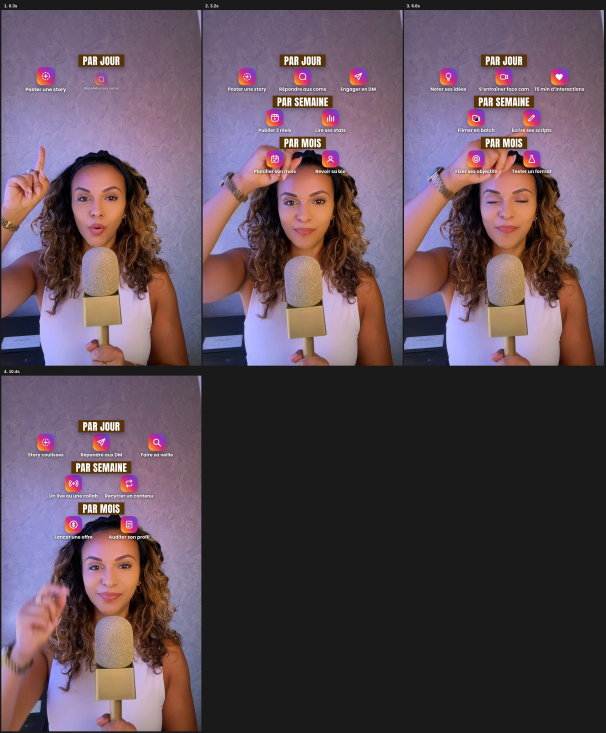
#> input picture reels/trois-fois/renders/apercu-test.jpg, 1816 x 2198 px (shown at 1/3 size)
$ python -i lilac.py   (imports and definitions only)
#> lines starting #> are read from the running program, lines starting #| are printed output that depends on the picture
#!/usr/bin/env python3
"""Lilac look of Maé's "Ton rythme de publi" reel: the blue-grey wall is found by colour
(blue above red), relit and re-tinted to her lilac (#B5A0DD, pinker on the right), everything warm stays as shot.

PY lilac.py in.mp4 out.mp4          (PY lilac.py --frame in.png out.png for a test still)
"""
import subprocess
import sys

import numpy as np
import cv2
FC = cv2.CascadeClassifier(cv2.data.haarcascades + 'haarcascade_frontalface_default.xml')
BOX = [None]
GY, GX = np.mgrid[0:1920, 0:1080].astype(np.float32)
from PIL import Image, ImageFilter

W, H = 1080, 1920
LIFT = 1.22                                    # this wall is already light
LEFT = np.array([0.99, 0.94, 1.30], np.float32)  # lilac chroma (rgb / luma), bluish-lilac on the left ...
RIGHT = np.array([1.12, 0.91, 1.17], np.float32)  # ... pinker on the right
X = np.linspace(0, 1, W, dtype=np.float32)[None, :, None]
TINT = LEFT * (1 - X) + RIGHT * X
SUBJ = np.array([0.94, 0.87, 1.16], np.float32)       # skin a touch rosier, the white top lavender-white


def grade(rgb):
    f = rgb.astype(np.float32)
    r, g, b = f[..., 0], f[..., 1], f[..., 2]
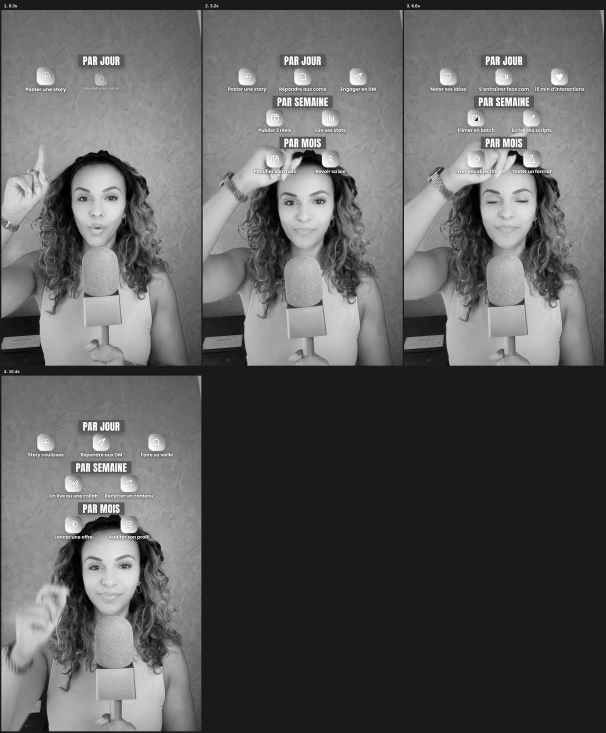
#> r: shape (2198, 1816) float32 (shown at 1/3 size); min 0, max 255, mean 93.6
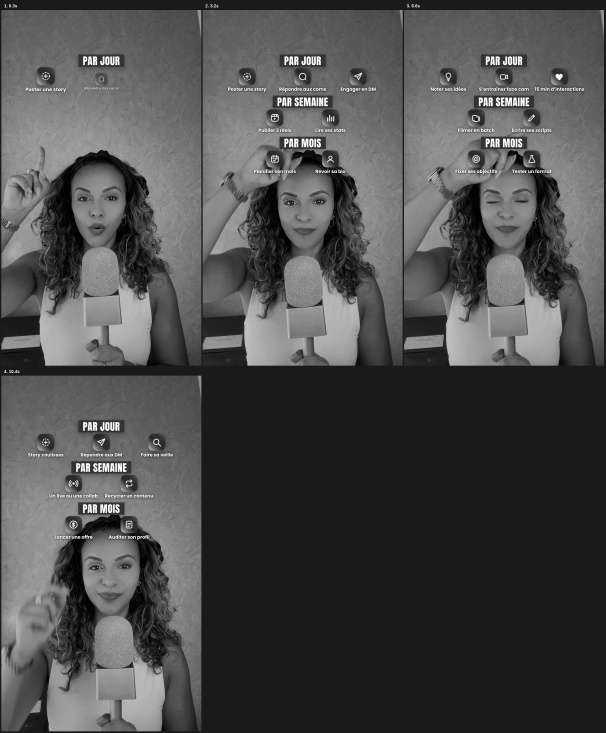
#> g: shape (2198, 1816) float32 (shown at 1/3 size); min 0, max 255, mean 76.4
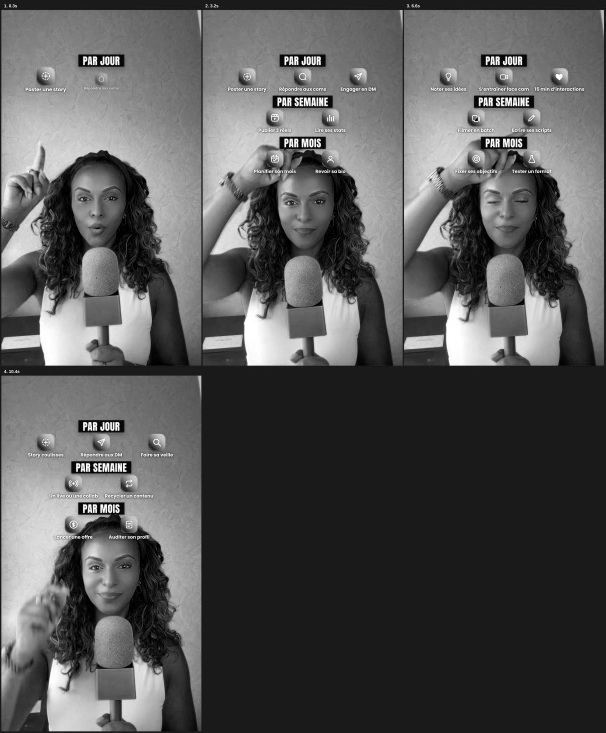
#> b: shape (2198, 1816) float32 (shown at 1/3 size); min 0, max 255, mean 86.8
    m = np.clip((b - r + 1) / 12, 0, 1)
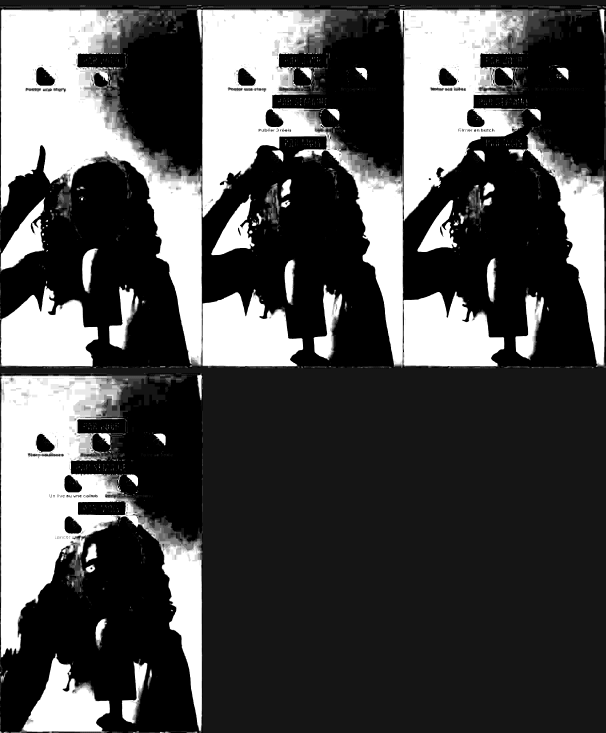
#> m: shape (2198, 1816) float32 (shown at 1/3 size); min 0, max 1, mean 0.304
    m = np.asarray(Image.fromarray((m * 255).astype(np.uint8)).filter(ImageFilter.GaussianBlur(6)), np.float32)[..., None] / 255
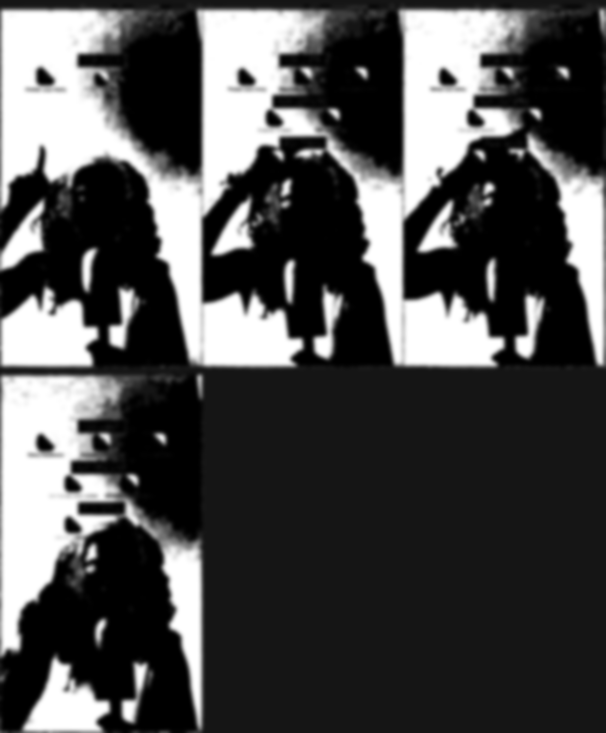
#> m: shape (2198, 1816, 1) float32 (shown at 1/3 size); min 0, max 1, mean 0.303
    # never take her face for the wall (the purple light on her forehead is « blue above red »: it got lifted into a
    # bright lilac patch — her ask 23 Nov): the face ellipse (forehead included) is kept as subject
    small = cv2.cvtColor(cv2.resize(rgb, (360, 640)), cv2.COLOR_RGB2GRAY)
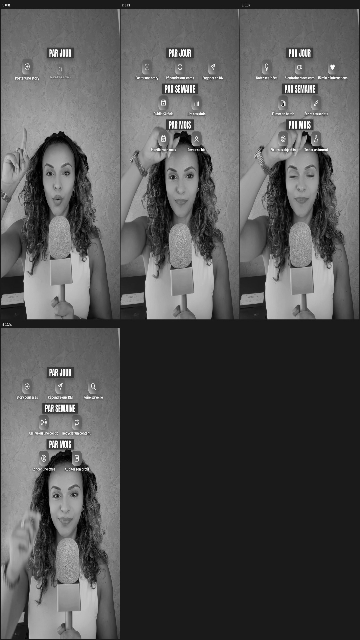
#> small: shape (640, 360); min 0, max 255, mean 82.6
    d = FC.detectMultiScale(small, 1.1, 5, minSize=(40, 40))
#> d = [[31, 152, 53, 53], [155, 157, 53, 53], [276, 156, 53, 53], [38, 474, 55, 55]]
    if len(d):
        x, y, w, h = [v * 3 for v in max(d, key=lambda q: q[2] * q[3])]
#> x = 114; y = 1422; w = 165; h = 165
        nb = np.array([x + w / 2, y + h / 2, w], np.float32)
#> nb = [196.5, 1504.5, 165]
        BOX[0] = nb if BOX[0] is None else BOX[0] * .6 + nb * .4
    if BOX[0] is not None:
        cx, cy, w = BOX[0]
#> cx = 196.5; cy = 1504.5
        e = ((GX - cx) / (w * .66)) ** 2 + ((GY - (cy - w * .12)) / (w * .92)) ** 2
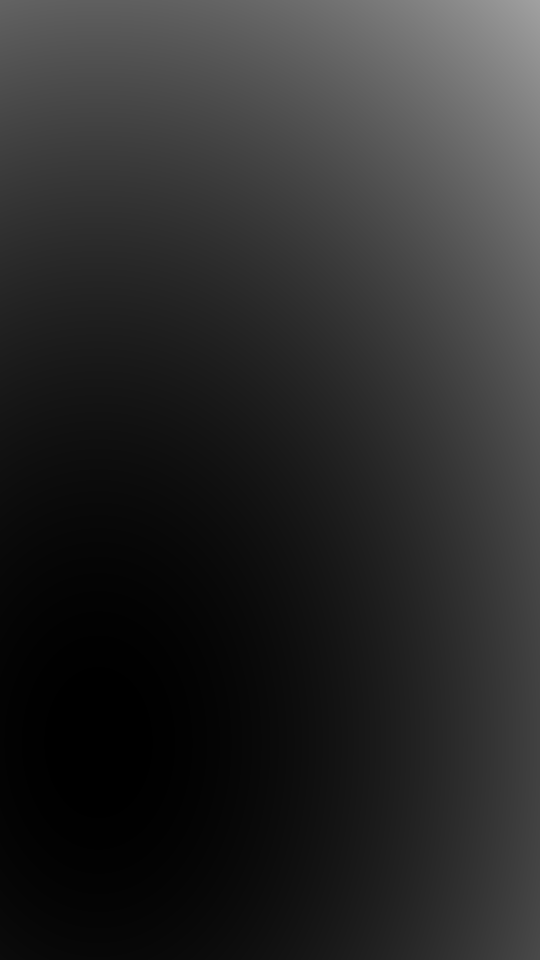
#> e: shape (1920, 1080) float32 (shown at 1/2 size); min 2.5e-05, max 161.3, mean 43.4
#> (the run stopped early here; a loop or call above may not have finished)

$ run again, on reels/trois-fois/renders/apercu-cartes-gold.jpg
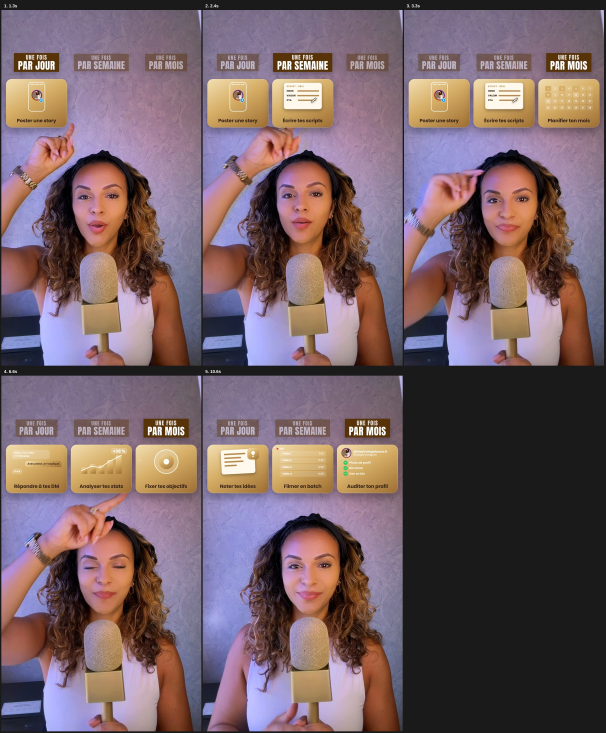
#> input picture reels/trois-fois/renders/apercu-cartes-gold.jpg, 1816 x 2198 px (shown at 1/3 size)
#> in grade, `small = cv2.cvtColor(cv2.resize(rgb, (360, 640)), cv2.COLOR_RGB2GRAY)`:
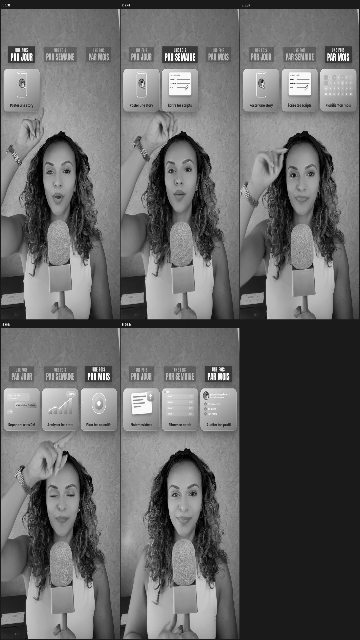
#> small: shape (640, 360); min 0, max 255, mean 103.5
#> d = [[153, 150, 54, 54], [32, 151, 53, 53], [277, 154, 53, 53], [36, 476, 53, 53], [156, 472, 56, 56]]
#> x = 468; y = 1416; w = 168
#> nb = [552, 1500, 168]
#> cx = 552; cy = 1500
#> in grade, `e = ((GX - cx) / (w * .66)) ** 2 + ((GY - (cy - w * .12)) / (w * .92))..`:
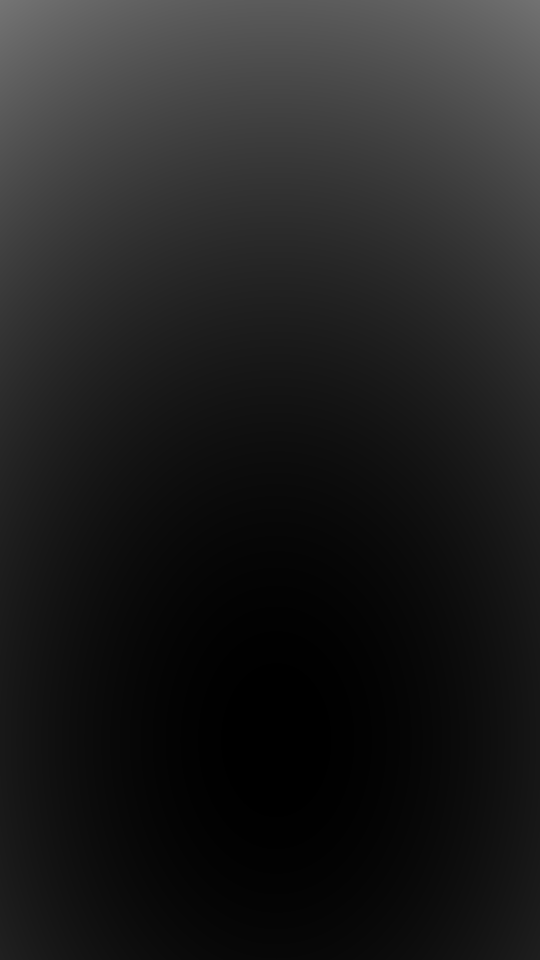
#> e: shape (1920, 1080) float32 (shown at 1/2 size); min 1.07e-06, max 116.5, mean 32.1

$ run again, on reels/trois-fois/renders/apercu-variantes.jpg
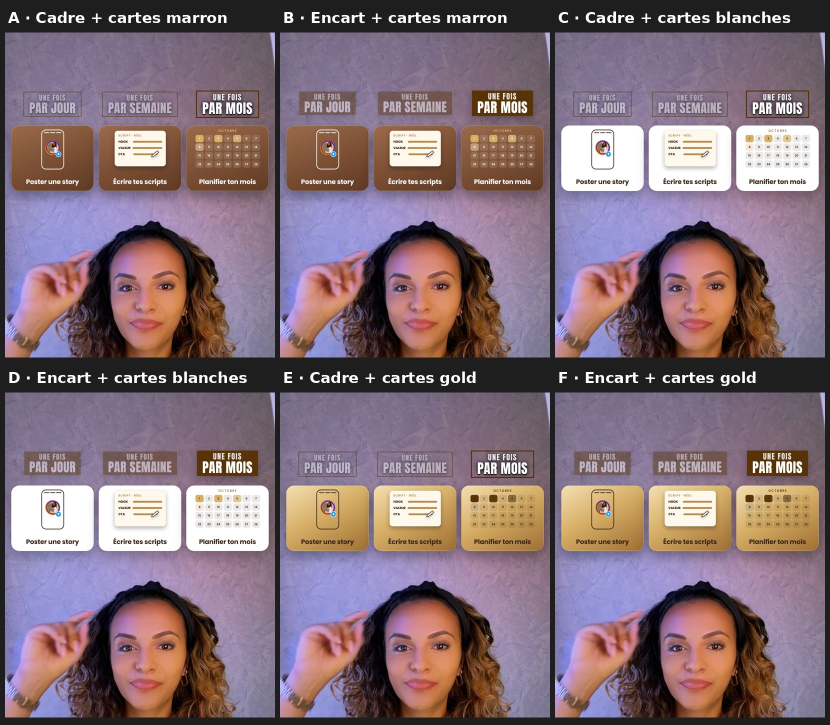
#> input picture reels/trois-fois/renders/apercu-variantes.jpg, 1660 x 1450 px (shown at 1/2 size)
#> in grade, `small = cv2.cvtColor(cv2.resize(rgb, (360, 640)), cv2.COLOR_RGB2GRAY)`:
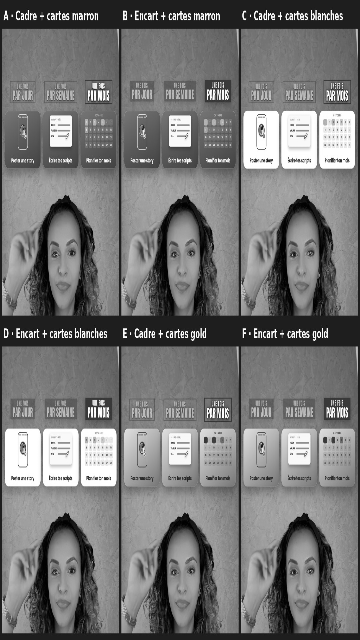
#> small: shape (640, 360); min 0, max 255, mean 118.2
#> d = [[275, 231, 55, 55], [155, 231, 56, 56], [37, 549, 54, 54], [275, 549, 55, 55], [35, 231, 57, 57], [155, 549, 55, 55]]
#> x = 105; y = 693; w = 171
#> nb = [190.5, 778.5, 171]
#> cx = 190.5; cy = 778.5
#> in grade, `e = ((GX - cx) / (w * .66)) ** 2 + ((GY - (cy - w * .12)) / (w * .92))..`:
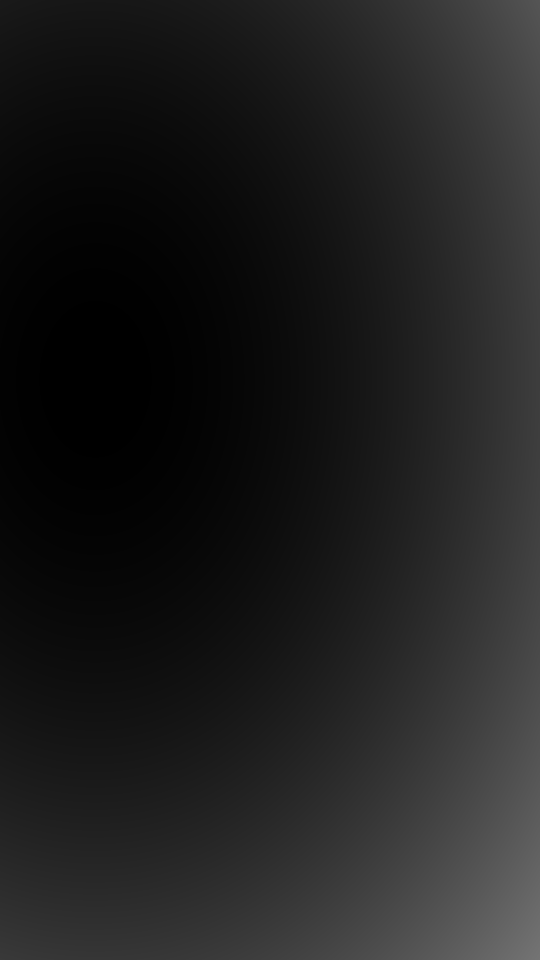
#> e: shape (1920, 1080) float32 (shown at 1/2 size); min 1.96e-05, max 116.4, mean 31.2
